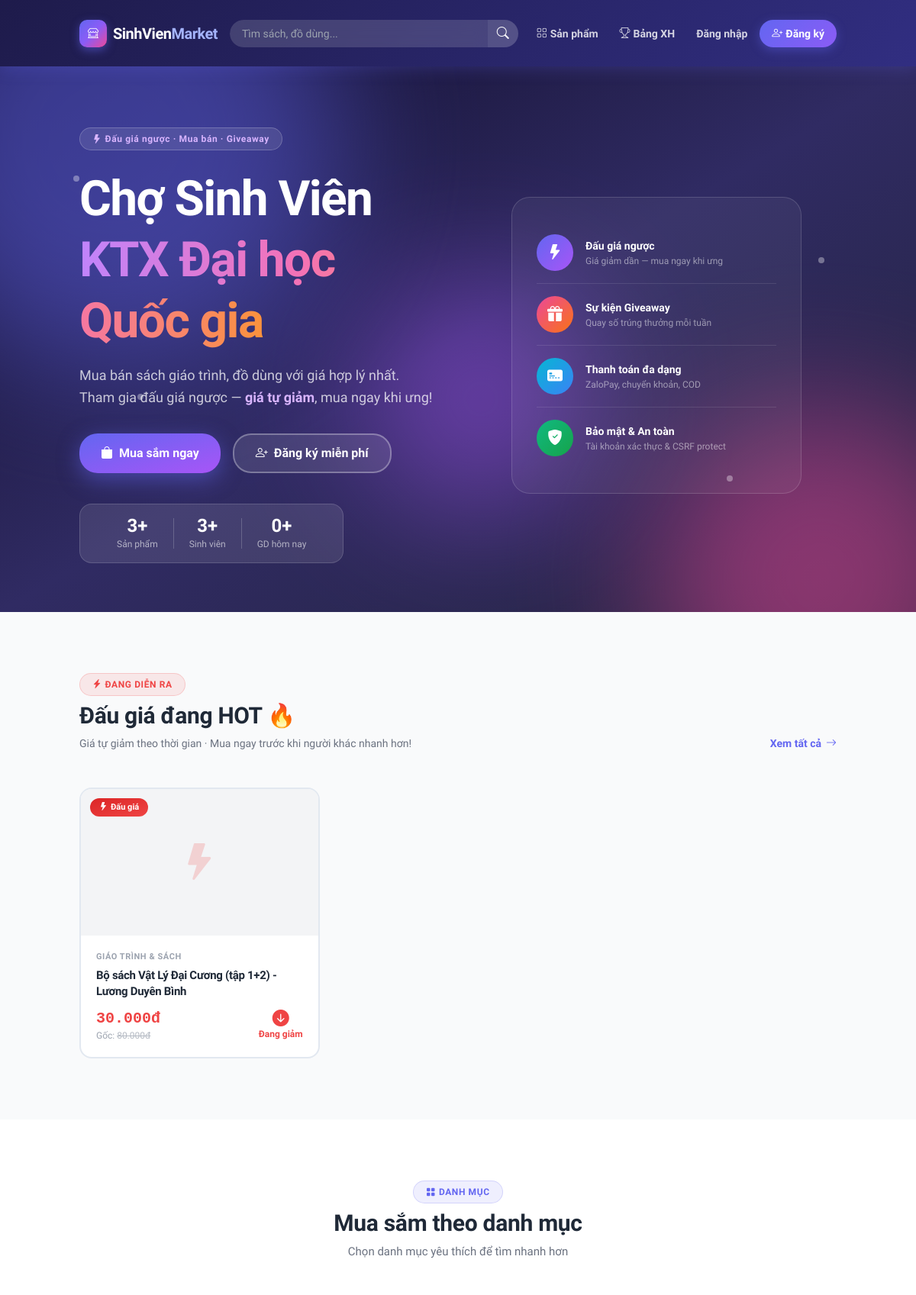
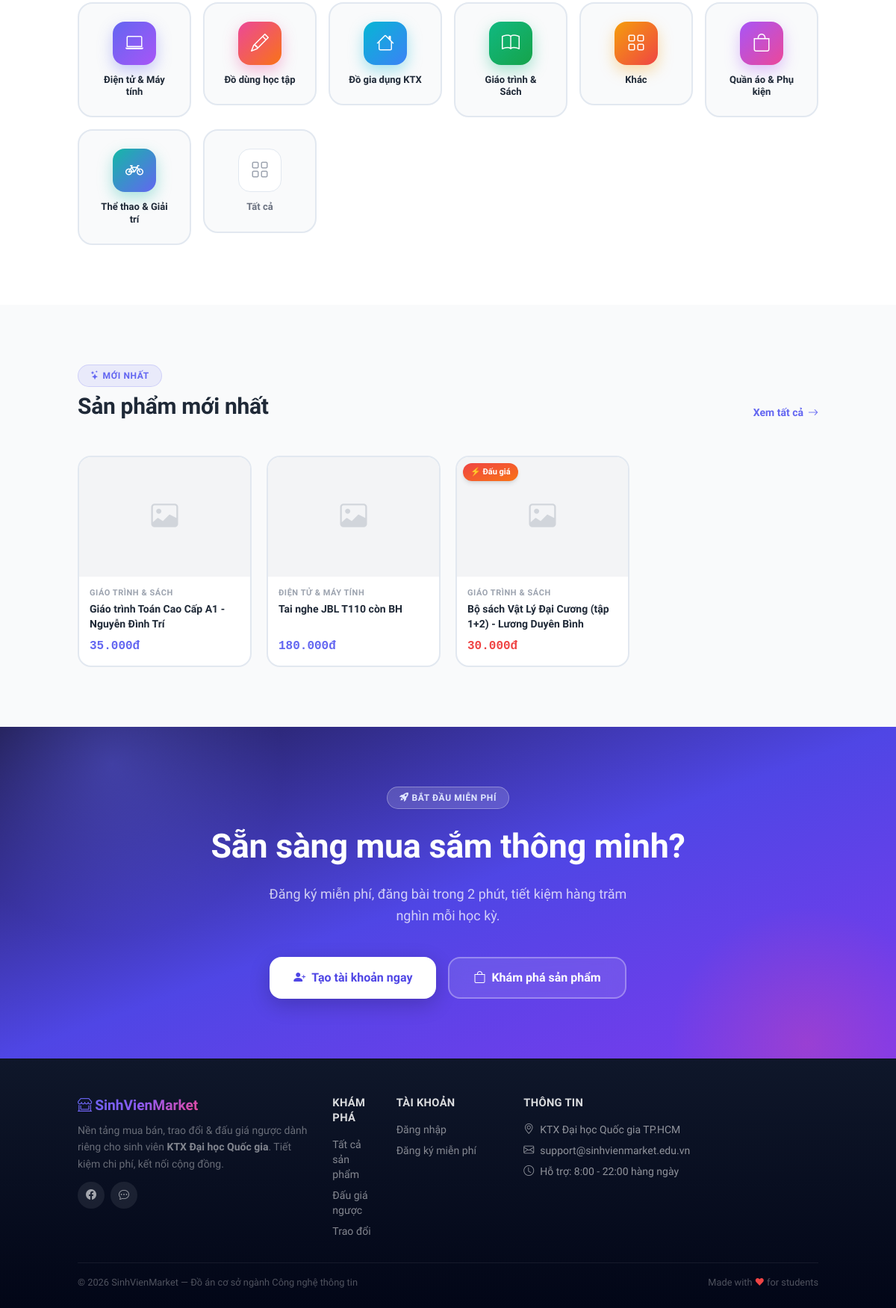
The page / on the database its author committed (2 pictures, top to bottom).
### tables this page shows
CREATE TABLE `categories` (
    `id`         INT UNSIGNED NOT NULL AUTO_INCREMENT,
    `name`       VARCHAR(100) NOT NULL COMMENT 'Tên danh mục',
    `slug`       VARCHAR(120) NOT NULL COMMENT 'URL-friendly name',
    `icon`       VARCHAR(60)  DEFAULT NULL COMMENT 'Bootstrap Icon class, VD: bi-book',
    `created_at` TIMESTAMP NOT NULL DEFAULT CURRENT_TIMESTAMP,
    PRIMARY KEY (`id`),
    UNIQUE KEY `uq_slug` (`slug`)
);

CREATE TABLE `products` (
    `id`          INT UNSIGNED NOT NULL AUTO_INCREMENT,
    `user_id`     INT UNSIGNED NOT NULL COMMENT 'Người đăng bán',
    `category_id` INT UNSIGNED NOT NULL COMMENT 'Danh mục',
    `title`       VARCHAR(200) NOT NULL COMMENT 'Tiêu đề bài đăng',
    `description` TEXT         NOT NULL COMMENT 'Mô tả chi tiết sản phẩm',
    `image`       VARCHAR(255) DEFAULT NULL COMMENT 'Tên file ảnh trong /public/uploads/',
    `type`        ENUM('sale', 'exchange', 'auction') NOT NULL DEFAULT 'sale'
                  COMMENT 'Loại: bán thường / trao đổi / đấu giá ngược',
    `status`      ENUM('pending', 'active', 'sold', 'cancelled') NOT NULL DEFAULT 'pending'
                  COMMENT 'pending=chờ duyệt, active=đang bán, sold=đã bán, cancelled=bị từ chối',
    `price`       DECIMAL(12, 0) DEFAULT NULL COMMENT 'Giá cố định (chỉ dùng với type=sale)',
     
    `condition`   ENUM('new','like_new','used','worn') NOT NULL DEFAULT 'used'
                  COMMENT 'Tình trạng: new=Mới 100%, like_new=Như mới, used=Đã dùng, worn=Cũ',
     
    `bumped_at`   TIMESTAMP NULL DEFAULT NULL COMMENT 'Thời điểm đẩy tin gần nhất (NULL = chưa đẩy)',
     
    `ai_review_status` ENUM('pending','safe','suspicious','violation') DEFAULT 'pending'
                       COMMENT 'Kết quả kiểm duyệt của AI',
    `ai_review_note`   TEXT DEFAULT NULL
                       COMMENT 'Lý do AI đưa ra (Việt hoá cho Admin đọc)',
    `created_at`  TIMESTAMP NOT NULL DEFAULT CURRENT_TIMESTAMP,
    `updated_at`  TIMESTAMP NOT NULL DEFAULT CURRENT_TIMESTAMP ON UPDATE CURRENT_TIMESTAMP,
    PRIMARY KEY (`id`),
    KEY `idx_user_id`       (`user_id`),
    KEY `idx_category_id`   (`category_id`),
    KEY `idx_type`          (`type`),
    KEY `idx_status`        (`status`),
    KEY `idx_condition`     (`condition`),
    KEY `idx_bumped_at`     (`bumped_at`),
    KEY `idx_created_at`    (`created_at`),
    KEY `idx_status_created` (`status`, `created_at`),
    FULLTEXT KEY `ft_search` (`title`, `description`),
    CONSTRAINT `fk_products_user`     FOREIGN KEY (`user_id`)     REFERENCES `users`(`id`)       ON DELETE CASCADE,
    CONSTRAINT `fk_products_category` FOREIGN KEY (`category_id`) REFERENCES `categories`(`id`) ON DELETE RESTRICT
);

CREATE TABLE `auctions` (
    `id`              INT UNSIGNED NOT NULL AUTO_INCREMENT,
    `product_id`      INT UNSIGNED NOT NULL COMMENT 'Sản phẩm đấu giá',
    `start_price`     DECIMAL(12, 0) NOT NULL COMMENT 'Giá khởi điểm (VND)',
    `floor_price`     DECIMAL(12, 0) NOT NULL COMMENT 'Giá sàn tối thiểu (VND)',
    `decrease_amount` DECIMAL(12, 0) NOT NULL COMMENT 'Mức giảm mỗi bước (VND)',
    `step_minutes`    SMALLINT UNSIGNED NOT NULL DEFAULT 5 COMMENT 'Chu kỳ giảm giá (phút)',
    `started_at`      TIMESTAMP NOT NULL DEFAULT CURRENT_TIMESTAMP,
    `ended_at`        TIMESTAMP NULL DEFAULT NULL,
    `winner_id`       INT UNSIGNED DEFAULT NULL,
    `final_price`     DECIMAL(12, 0) DEFAULT NULL,
    `status`          ENUM('active', 'sold', 'cancelled') NOT NULL DEFAULT 'active',
    PRIMARY KEY (`id`),
    UNIQUE KEY `uq_product_id` (`product_id`),
    KEY `idx_status`    (`status`),
    KEY `idx_winner_id` (`winner_id`),
    CONSTRAINT `fk_auctions_product` FOREIGN KEY (`product_id`) REFERENCES `products`(`id`) ON DELETE CASCADE,
    CONSTRAINT `fk_auctions_winner`  FOREIGN KEY (`winner_id`)  REFERENCES `users`(`id`)    ON DELETE SET NULL
);

### app/views/home/index.php (the view, shortened to what the rows shown need)
<?php
$appUrl = rtrim($_ENV['APP_URL'] ?? '', '/');
$user   = $_SESSION['user'] ?? null;
function hp(int $price): string {
    return number_format($price, 0, ',', '.') . 'đ';
}
?>
<section class="relative min-h-[640px] bg-gradient-to-br from-[#0f0c29] via-[#302b63] to-[#24243e] overflow-hidden">
  <div class="container mx-auto px-4 relative z-10">
    <div class="flex flex-col lg:flex-row items-center min-h-[580px] pt-20 pb-16 gap-12">
      <div class="lg:w-1/2 text-center lg:text-left animate-[fadeInUp_0.5s_ease-out_both]">
        <h1 class="text-[clamp(2.4rem,5.5vw,4rem)] font-black text-white leading-tight tracking-tight mb-4">
          Chợ Sinh Viên<br>
          <span class="bg-gradient-to-r from-purple-400 via-pink-400 to-orange-400 bg-clip-text text-transparent">KTX Đại học Quốc gia</span>
        </h1>
      </div>
    </div>
  </div>
</section>
<?php if (!empty($auctionProducts)): ?>
<section class="py-20 bg-gray-50 dark:bg-dark-bg">
  <div class="container mx-auto px-4">
    <div class="flex justify-between items-end mb-12">
      <div>
        <h2 class="text-3xl font-extrabold text-gray-800 dark:text-dark-text m-0">Đấu giá đang HOT 🔥</h2>
      </div>
    </div>
  </div>
</section>
<?php endif; ?>
<section class="py-20 bg-white dark:bg-dark-card">
  <div class="container mx-auto px-4">
    <div class="text-center mb-12">
      <h2 class="text-3xl font-extrabold text-gray-800 dark:text-dark-text m-0">Mua sắm theo danh mục</h2>
    </div>
    <?php
    $catColors = [
      ['bg'=>'from-indigo-500 to-purple-500','shadow'=>'shadow-indigo-500/35'],
      ['bg'=>'from-pink-500 to-orange-500','shadow'=>'shadow-pink-500/35'],
      ['bg'=>'from-cyan-500 to-blue-500','shadow'=>'shadow-cyan-500/35'],
      ['bg'=>'from-emerald-500 to-green-600','shadow'=>'shadow-emerald-500/35'],
      ['bg'=>'from-amber-500 to-red-500','shadow'=>'shadow-amber-500/35'],
      ['bg'=>'from-purple-500 to-pink-500','shadow'=>'shadow-purple-500/35'],
      ['bg'=>'from-teal-500 to-indigo-500','shadow'=>'shadow-teal-500/35'],
      ['bg'=>'from-rose-500 to-orange-500','shadow'=>'shadow-rose-500/35'],
    ];
    $catIdx = 0;
    ?>
    <div class="grid grid-cols-2 sm:grid-cols-3 md:grid-cols-4 lg:grid-cols-6 gap-4 justify-center">
      <?php foreach ($categories as $cat):
        $clr = $catColors[$catIdx % count($catColors)]; $catIdx++;
      ?>
        <a href="<?= $appUrl ?>/products?category=<?= $cat['id'] ?>" class="no-underline group block">
          <div class="bg-gray-50 dark:bg-dark-2 rounded-[20px] border-2 border-light-border dark:border-dark-border p-6 text-center transition-all duration-300 hover:-translate-y-2 hover:border-transparent hover:shadow-[0_18px_42px] hover:<?= $clr['shadow'] ?>">
            <div class="w-[58px] h-[58px] rounded-2xl mx-auto mb-3 flex items-center justify-center text-2xl text-white bg-gradient-to-br <?= $clr['bg'] ?> shadow-[0_8px_20px] <?= $clr['shadow'] ?>">
              <i class="bi <?= htmlspecialchars($cat['icon'] ?? 'bi-tag', ENT_QUOTES) ?>"></i>
            </div>
            <div class="text-[13px] font-bold text-gray-800 dark:text-dark-text leading-tight group-hover:text-primary transition-colors"><?= htmlspecialchars($cat['name'], ENT_QUOTES) ?></div>
          </div>
        </a>
      <?php endforeach; ?>
    </div>
  </div>
</section>
<section class="py-20 bg-gray-50 dark:bg-dark-bg">
  <div class="container mx-auto px-4">
    <div class="flex justify-between items-end mb-12">
      <div>
        <h2 class="text-3xl font-extrabold text-gray-800 dark:text-dark-text m-0">Sản phẩm mới nhất</h2>
      </div>
    </div>
    <?php if (empty($featuredProducts)): ?>
      <div class="text-center py-16 bg-white dark:bg-dark-card rounded-3xl border border-light-border dark:border-dark-border">
        <div class="w-20 h-20 bg-primary/10 rounded-full flex items-center justify-center mx-auto text-4xl text-primary mb-4">
          <i class="bi bi-bag-x"></i>
        </div>
        <h5 class="text-gray-500 font-bold mb-4">Chưa có sản phẩm nào</h5>
        <?php if ($user): ?>
          <a href="<?= $appUrl ?>/products/create" class="inline-flex items-center bg-primary text-white font-bold px-6 py-2.5 rounded-full hover:brightness-110 transition-all no-underline">
            <i class="bi bi-plus-lg mr-2"></i>Đăng sản phẩm đầu tiên
          </a>
        <?php endif; ?>
      </div>
    <?php else: ?>
      <div class="grid grid-cols-2 sm:grid-cols-2 md:grid-cols-3 lg:grid-cols-4 xl:grid-cols-6 gap-5">
        <?php foreach ($featuredProducts as $idx => $p): ?>
          <div class="animate-[fadeInUp_0.5s_ease-out_both]" style="animation-delay:<?= $idx * 60 ?>ms">
            <a href="<?= $appUrl ?>/products/show?id=<?= $p['id'] ?>" class="block h-full no-underline group">
              <div class="bg-white dark:bg-dark-card rounded-[18px] border-2 border-light-border dark:border-dark-border overflow-hidden h-full flex flex-col transition-all duration-300 hover:-translate-y-2 hover:shadow-[0_18px_42px_rgba(99,102,241,0.14)] hover:border-indigo-200 dark:hover:border-indigo-500/30">
                <div class="relative h-40 bg-gray-100 dark:bg-dark-2 overflow-hidden flex-shrink-0">
                  <?php if ($p['image']): ?>
                    <img src="<?= $appUrl ?>/products/image?id=<?= (int)$p['id'] ?>" alt="" class="w-full h-full object-cover transition-transform duration-400 group-hover:scale-110">
                  <?php else: ?>
                    <div class="flex items-center justify-center h-full text-4xl text-gray-300"><i class="bi bi-image"></i></div>
                  <?php endif; ?>
                  <?php if ($p['type'] === 'auction'): ?>
                    <span class="absolute top-2 left-2 bg-gradient-to-br from-red-500 to-orange-500 text-white text-[11px] font-extrabold px-2.5 py-1 rounded-full shadow-md">⚡ Đấu giá</span>
                  <?php elseif ($p['type'] === 'exchange'): ?>
                    <span class="absolute top-2 left-2 bg-gradient-to-br from-cyan-500 to-blue-500 text-white text-[11px] font-extrabold px-2.5 py-1 rounded-full shadow-md">🔄 Trao đổi</span>
                  <?php endif; ?>
                </div>
                <div class="p-3.5 flex flex-col flex-1">
                  <div class="text-[11px] text-gray-400 font-bold uppercase tracking-wider mb-1"><?= htmlspecialchars($p['category_name'], ENT_QUOTES) ?></div>
                  <div class="text-[14px] font-bold text-gray-800 dark:text-dark-text leading-snug line-clamp-2 mb-2 flex-1 group-hover:text-primary transition-colors"><?= htmlspecialchars($p['title'], ENT_QUOTES) ?></div>
                  <div class="text-base font-black text-primary font-mono mt-auto">
                    <?php if ($p['type'] === 'auction'): ?>
                      <span class="text-red-500"><?= hp($p['current_price'] ?? $p['start_price']) ?></span>
                    <?php elseif ($p['type'] === 'sale'): ?>
                      <?= hp((int)$p['price']) ?>
                    <?php else: ?>
                      <span class="text-cyan-500 text-sm">Trao đổi</span>
                    <?php endif; ?>
                  </div>
                </div>
              </div>
            </a>
          </div>
        <?php endforeach; ?>
      </div>
    <?php endif; ?>
  </div>
</section>
<?php if (!$user): ?>
<section class="relative overflow-hidden bg-gradient-to-br from-[#1e1b4b] via-[#4f46e5] to-[#7c3aed]">
  <div class="container mx-auto px-4 relative z-10 py-20 text-center">
    <h2 class="text-[clamp(1.8rem,4vw,2.8rem)] font-black text-white mb-4">
      Sẵn sàng mua sắm thông minh?
    </h2>
  </div>
</section>
<?php endif; ?>

### rows shown on the page
categories: name "Điện tử & Máy tính"
categories: name "Đồ dùng học tập"
categories: name "Đồ gia dụng KTX"
categories: name "Giáo trình & Sách"
categories: name "Khác"
categories: name "Quần áo & Phụ kiện"
categories: name "Thể thao & Giải trí"
products: category.name "GIÁO TRÌNH & SÁCH", title "Giáo trình Toán Cao Cấp A1 - Nguyễn Đình Trí", price "35.000đ"
products: category.name "ĐIỆN TỬ & MÁY TÍNH", title "Tai nghe JBL T110 còn BH", price "180.000đ"
products: type "⚡ Đấu giá", category.name "GIÁO TRÌNH & SÁCH", title "Bộ sách Vật Lý Đại Cương (tập 1+2) - Lương Duyên Bình", auctions.floor_price "30.000đ"

### other values the page prints
$stats['products'] "3"
$stats['users'] "3"
$stats['tx'] "0"
$p['category_name'] "GIÁO TRÌNH & SÁCH"
$p['title'] "Bộ sách Vật Lý Đại Cương (tập 1+2) - Lương Duyên Bình"
hp($p['current_price'] ?? $p['start_price']) "30.000đ"
hp($p['start_price']) "80.000đ"
